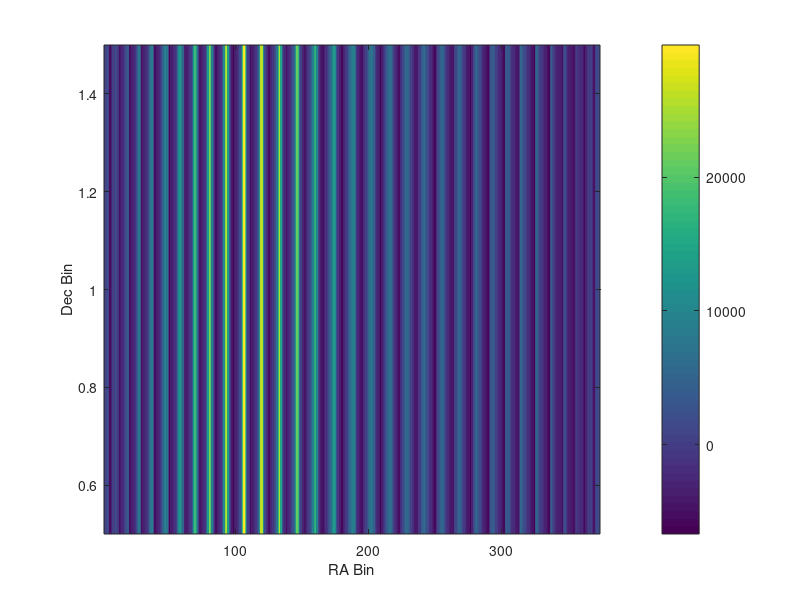

This chart was generated by the following MATLAB code: (Note: this script raises an error after producing the figure.)
close all; clear all;

map = load('map.dat');
figure(1);
imagesc(map'); colorbar;
set(gca,'YDir','normal')
xlabel('RA Bin')
ylabel('Dec Bin')

mapFull = load('unnormalized_full_map.dat');
figure(2);
imagesc(mapFull'); colorbar;
set(gca,'YDir','normal')
xlabel('RA Bin')
ylabel('Dec Bin')

PSF = load('PSF.dat');
figure(3);
imagesc(reshape(PSF(200,:),length(map),[]))

%%
% 
% snapshotMap = load('snapshotMap.dat');
% figure(3);
% imagesc(snapshotMap'); colorbar;
% set(gca,'YDir','normal')
% xlabel('RA Bin')
% ylabel('Dec Bin')

% %%
% facetGrid = load('facetGridCopy_Real.dat') + sqrt(-1)*load('facetGridCopy_Imag.dat');
% figure(4)
% imagesc(abs(facetGrid))
% 
% %% 
% KAt = load('KAtranspose_Real.dat') + sqrt(-1)*load('KAtranspose_Imag.dat');
% %%
% figure(5)
% imagesc(abs(KAt))
% 
% %%
% nCropped = sqrt(size(KAt,2));
% 
% croppedSnapshotMap = snapshotMap(size(snapshotMap,1)/2 + (-nCropped/2 + 1:nCropped/2), size(snapshotMap,2)/2 + (-nCropped/2 + 1:nCropped/2));
% figure(6);imagesc(croppedSnapshotMap)
% 
% 
% 
% Ninv = load('Ninv.dat');
% %figure(10); imagesc(Ninv)
% reconstructedMap = real(reshape((KAt.'*reshape(Ninv.*facetGrid,[],1)),nCropped,nCropped));
% %reconstructedMap = real(reshape((KAt.'*reshape(facetGrid,[],1)),nCropped,nCropped));
% 
% 
% 
% figure(7);imagesc(reconstructedMap)
% 
% figure(8); imagesc(croppedSnapshotMap./reconstructedMap); colorbar



